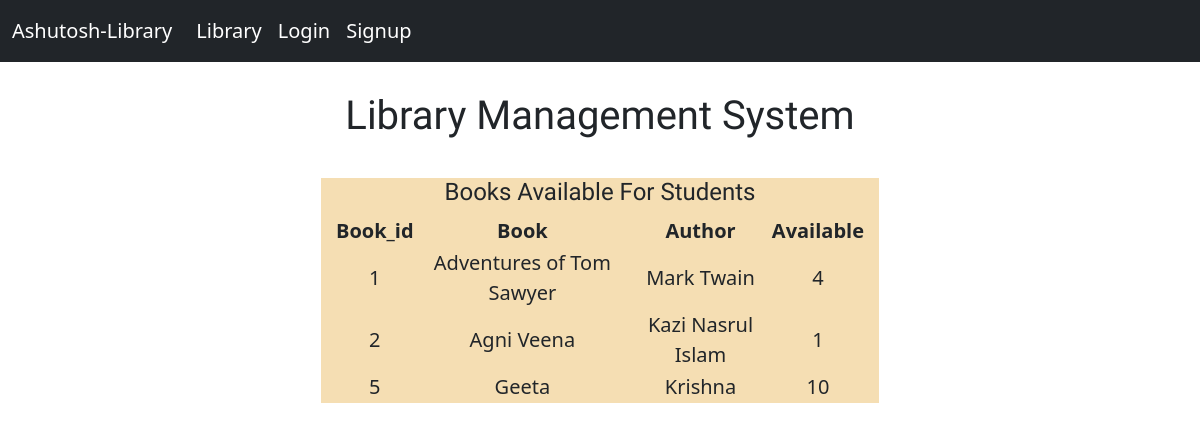
The page / on the database its author committed.
### library/models.py (models this page shows, shortened)
class Book(models.Model):
    Book = models.CharField(max_length=100)
    Author = models.CharField(max_length=50)
    Quantity = models.IntegerField(default=1)
    alotment = models.IntegerField(default=0)
    @property
    def combined(self):
        return self.Quantity - self.alotment

### Library_Management_system/views.py (the view)
# urls.py: path("", views.studentview.as_view(), name="studentview"),
class studentview(ListView):
    model = Book
    template_name = "student.html"
    context_object_name = "form"

### templates/student.html
{% extends 'base.html' %}
{% block content %} <br>
<div class="log container col-6 ">
    <h4 class="log-h1">Books Available For Students</h4>
    <table class="tab">
        <tr>
            <th>Book_id</th>
            <th>Book</th>
            <th>Author</th>
            <th>Available</th>
        </tr>
        {% for i in form %}
        <tr>
            <td>{{i.id}}</td>
            <td>{{i.Book}}</td>
            <td>{{i.Author}}</td>
            <td>{{i.combined}}</td>
        </tr>
        {% endfor %}
    </table>
</div>
{% endblock %}

### templates/base.html (shortened to what this page needs)
{% load static %}
<!doctype html>
<html lang="en">
<head>
    <link href="https://cdn.jsdelivr.net/npm/bootstrap@5.2.3/dist/css/bootstrap.min.css" rel="stylesheet"
>
    <link rel="stylesheet" href="{% static  'css/main.css' %}">
</head>
<body class="bodyy">
    <nav class="navbar navbar-expand-lg bg-dark">
        <div class="container-fluid">
            <a class="navbar-brand" href="{% url 'addbooks' %}">Ashutosh-Library</a>
            <div class="collapse navbar-collapse" id="navbarNavAltMarkup">
                <div class="navbar-nav">
                    <a class="nav-link" href="{% url 'studentview' %}">Library</a>
                    <a class="nav-link" href="{% url 'signin' %}">Login</a>
                    <a class="nav-link" href="{% url 'signup' %}">Signup</a>
                </div>
            </div>
        </div>
    </nav><br>
    <div id="main" class="container">
        <h1 class="log-h1">Library Management System</h1>
        {% block content%}
        {% endblock%}
    </div>
</body>
</html>

### static/css/main.css (style rules this page uses)
.bodyy { background-image: url("https://media.istockphoto.com/id/512966920/photo/illustration-of-white-bookshelves.jpg?s=612x612&w=0&k=20&c=FiLLh_KoCD20Fq96wl4RZxVKBN-SC4sCtwT5qMX0CiA="); background-repeat: no-repeat; background-size: 100% auto; font-size: 20px; }
.log-h1 { text-align: center; font-family: 'Shrikhand', 'cursive'; }
.nav-link, .navbar-brand { color: white; }
.log { background-color: wheat; opacity: 100%; }
a { color: white; text-decoration: none; }
.tab { text-align: center; margin: 2px; }

### rows shown on the page
Book: id "1", Book "Adventures of Tom Sawyer", Author "Mark Twain", combined "4"
Book: id "2", Book "Agni Veena", Author "Kazi Nasrul Islam", combined "1"
Book: id "5", Book "Geeta", Author "Krishna", combined "10"
